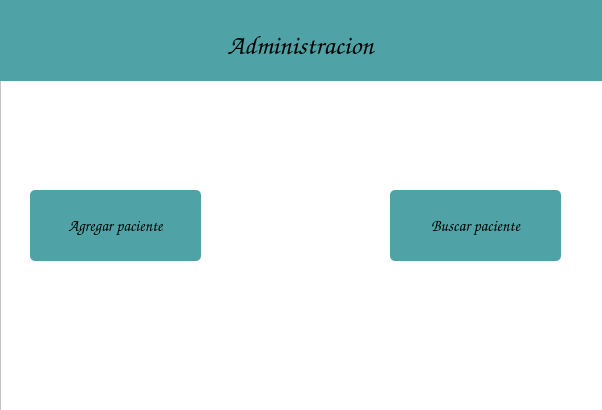
<?xml version="1.0" encoding="UTF-8"?>
<ui version="4.0">
 <class>MainWindow</class>
 <widget class="QMainWindow" name="MainWindow">
  <property name="geometry">
   <rect>
    <x>0</x>
    <y>0</y>
    <width>602</width>
    <height>410</height>
   </rect>
  </property>
  <property name="minimumSize">
   <size>
    <width>602</width>
    <height>410</height>
   </size>
  </property>
  <property name="maximumSize">
   <size>
    <width>602</width>
    <height>410</height>
   </size>
  </property>
  <property name="windowTitle">
   <string>MainWindow</string>
  </property>
  <property name="styleSheet">
   <string notr="true">background-color: rgb(255, 255, 255);</string>
  </property>
  <widget class="QWidget" name="centralwidget">
   <widget class="QLabel" name="label">
    <property name="geometry">
     <rect>
      <x>0</x>
      <y>0</y>
      <width>701</width>
      <height>81</height>
     </rect>
    </property>
    <property name="styleSheet">
     <string notr="true">background-color: rgb(79, 163, 166);</string>
    </property>
    <property name="text">
     <string/>
    </property>
   </widget>
   <widget class="QLabel" name="label_2">
    <property name="geometry">
     <rect>
      <x>170</x>
      <y>30</y>
      <width>261</width>
      <height>31</height>
     </rect>
    </property>
    <property name="font">
     <font>
      <family>Comic Sans MS</family>
      <pointsize>20</pointsize>
     </font>
    </property>
    <property name="cursor">
     <cursorShape>ForbiddenCursor</cursorShape>
    </property>
    <property name="styleSheet">
     <string notr="true">background-color: rgb(79, 163, 166);</string>
    </property>
    <property name="text">
     <string>Administracion</string>
    </property>
    <property name="alignment">
     <set>Qt::AlignCenter</set>
    </property>
   </widget>
   <widget class="QFrame" name="frame">
    <property name="geometry">
     <rect>
      <x>0</x>
      <y>80</y>
      <width>701</width>
      <height>411</height>
     </rect>
    </property>
    <property name="styleSheet">
     <string notr="true">background-color: rgb(255, 255, 255);</string>
    </property>
    <property name="frameShape">
     <enum>QFrame::StyledPanel</enum>
    </property>
    <property name="frameShadow">
     <enum>QFrame::Raised</enum>
    </property>
    <widget class="QLabel" name="label_3">
     <property name="geometry">
      <rect>
       <x>150</x>
       <y>-30</y>
       <width>291</width>
       <height>371</height>
      </rect>
     </property>
     <property name="text">
      <string/>
     </property>
     <property name="pixmap">
      <pixmap>../imagenes/Logo-removebg-preview.png</pixmap>
     </property>
    </widget>
    <widget class="QPushButton" name="AGREGARPACIENTE">
     <property name="geometry">
      <rect>
       <x>30</x>
       <y>110</y>
       <width>171</width>
       <height>71</height>
      </rect>
     </property>
     <property name="font">
      <font>
       <family>Comic Sans MS</family>
       <pointsize>12</pointsize>
       <weight>50</weight>
       <bold>false</bold>
      </font>
     </property>
     <property name="cursor">
      <cursorShape>PointingHandCursor</cursorShape>
     </property>
     <property name="styleSheet">
      <string notr="true">background-color: rgb(79, 163, 166);
border-radius: 5px;</string>
     </property>
     <property name="text">
      <string>Agregar paciente</string>
     </property>
    </widget>
    <widget class="QPushButton" name="BUSCARPACIENTE">
     <property name="geometry">
      <rect>
       <x>390</x>
       <y>110</y>
       <width>171</width>
       <height>71</height>
      </rect>
     </property>
     <property name="font">
      <font>
       <family>Comic Sans MS</family>
       <pointsize>12</pointsize>
       <weight>50</weight>
       <bold>false</bold>
      </font>
     </property>
     <property name="cursor">
      <cursorShape>PointingHandCursor</cursorShape>
     </property>
     <property name="styleSheet">
      <string notr="true">background-color: rgb(79, 163, 166);
border-radius: 5px;</string>
     </property>
     <property name="text">
      <string>Buscar paciente</string>
     </property>
    </widget>
   </widget>
   <zorder>frame</zorder>
   <zorder>label</zorder>
   <zorder>label_2</zorder>
  </widget>
 </widget>
 <resources/>
 <connections/>
</ui>
